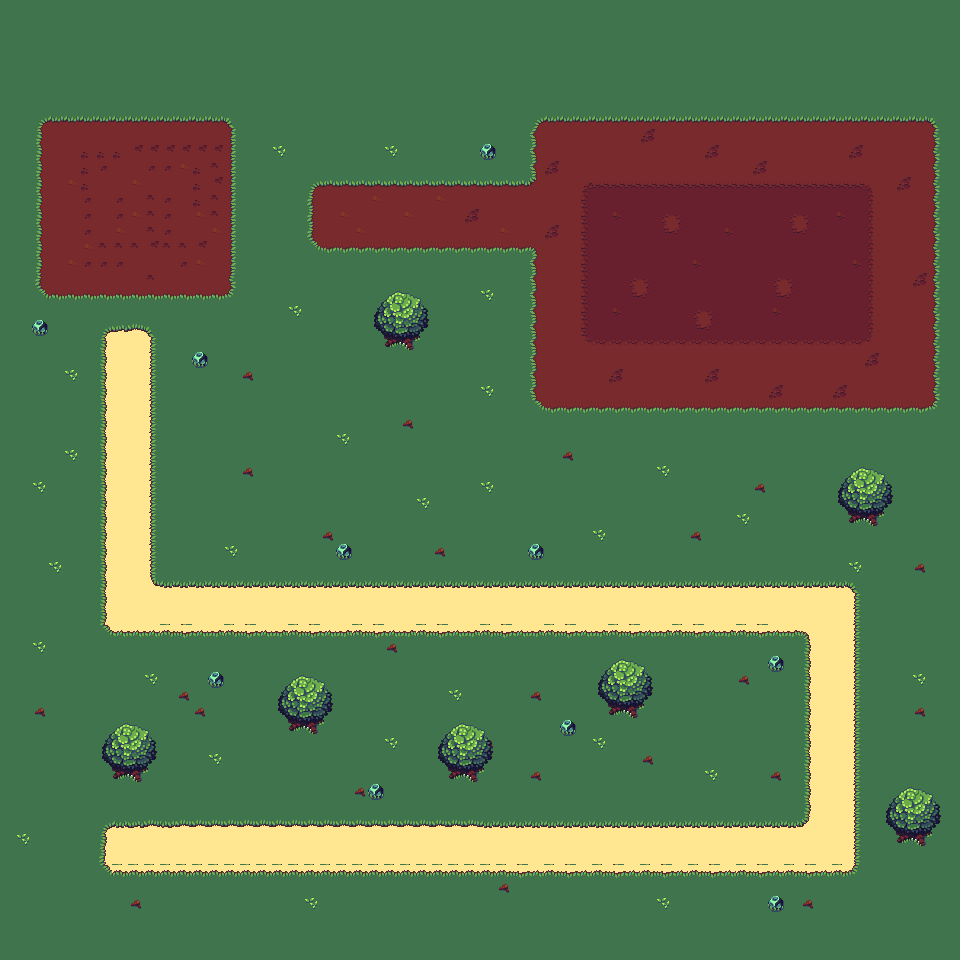

Tiled map render using the project's own tile images. Description and the map definition, with tile-layer contents summarised, below:
An orthogonal 60x60 tile map with 16x16 px tiles, 2 tile layers (Below, World) and 3 objects (Stego Spawn, Trex Spawn, Player Spawn).

<map version="1.2" tiledversion="1.2.4" orientation="orthogonal" renderorder="right-down" width="60" height="60" tilewidth="16" tileheight="16" infinite="0" nextlayerid="4" nextobjectid="5">
 <tileset firstgid="1" name="sheet" tilewidth="16" tileheight="16" tilecount="288" columns="24">
  <image source="tiles.png" width="384" height="192" />
 </tileset>
 <layer id="1" name="Below" width="60" height="60">
  <data>[3600 cells, 3600 non-empty, 58 distinct tile ids]</data>
 </layer>
 <layer id="2" name="World" width="60" height="60">
  <properties>
   <property name="collides" type="bool" value="true" />
  </properties>
  <data>[3600 cells, 115 non-empty, 16 distinct tile ids]</data>
 </layer>
 <objectgroup id="3" name="Spawns">
  <object id="1" name="Stego Spawn" x="129" y="196">
   <point />
  </object>
  <object id="2" name="Trex Spawn" x="789" y="256">
   <point />
  </object>
  <object id="3" name="Player Spawn" x="123" y="859">
   <point />
  </object>
 </objectgroup>
</map>